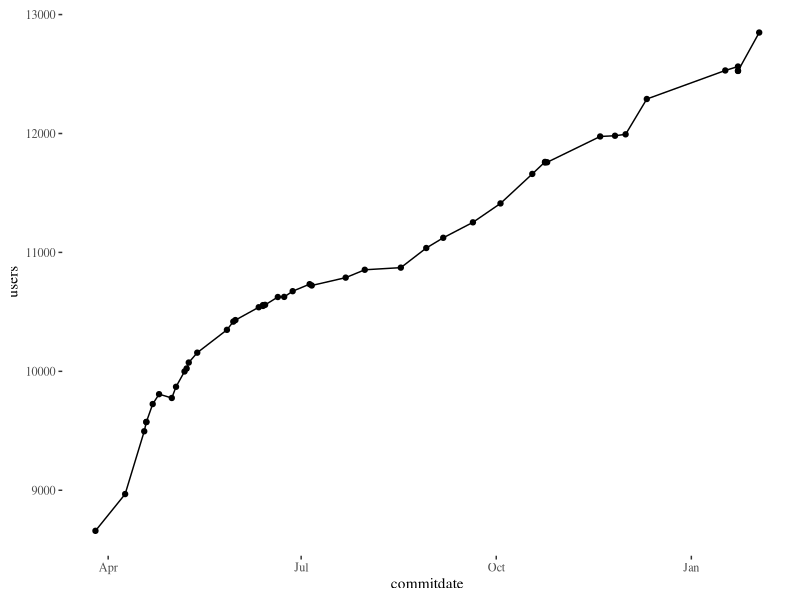
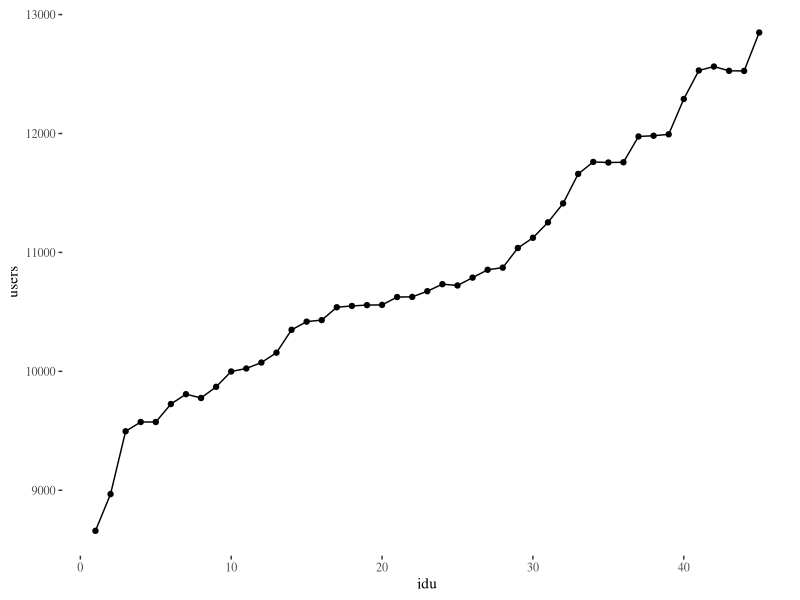
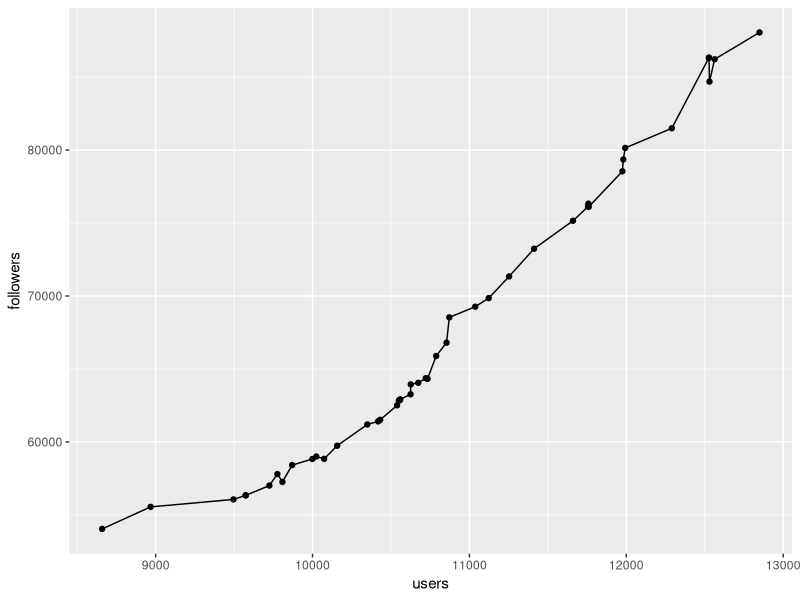
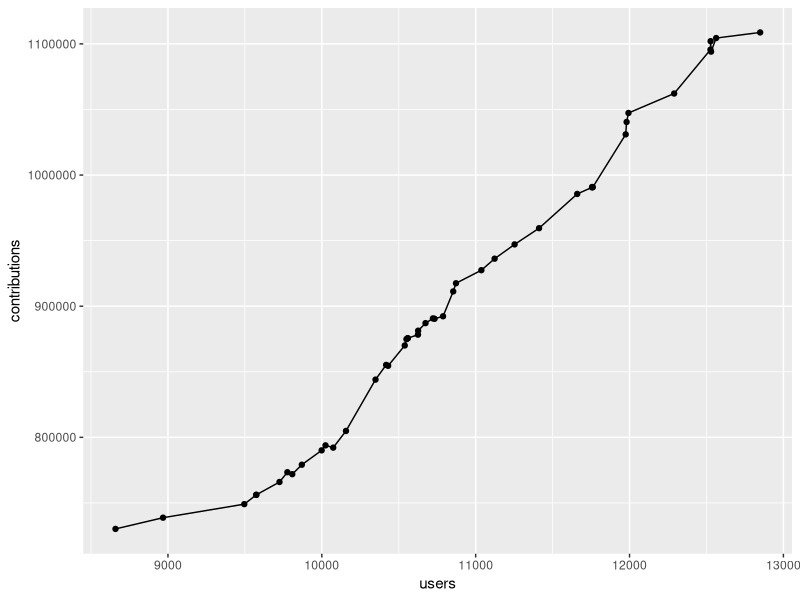
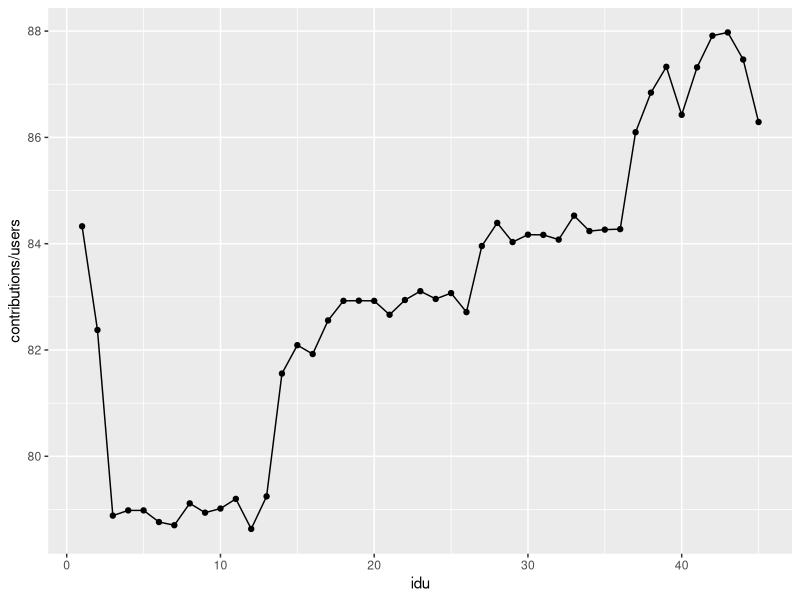

Write the R code that produced these figures, in order.
## ---- echo=FALSE, message=FALSE,results='hide',warning=FALSE-------------
# Extracted from evolution-github-users-Spain.Rmd
#load libraries
library(ggplot2)
library(ggthemes)
# Remember to run first 
# ./get-versions-csv.pl data/processed/aggregated-top-Spain.csv > data/processed/aggregated-top-Spain-evol.csv
agg.top.Spain.evol <- read.csv("../../data/processed/aggregated-top-Spain-evol.csv",sep=';')
agg.top.Spain.evol$idu <- as.numeric(row.names(agg.top.Spain.evol))
agg.top.Spain.evol$commitdate <-as.Date(agg.top.Spain.evol$commitdate)
ggplot(agg.top.Spain.evol,aes(x=commitdate,y=users))+geom_line()+geom_point()+theme_tufte()+scale_x_date()

## ---- echo=FALSE,fig.width=10,fig.height=8-------------------------------
ggplot(agg.top.Spain.evol,aes(x=idu,y=users))+geom_line()+geom_point()+theme_tufte()

## ---- echo=FALSE,fig.width=10,fig.height=8-------------------------------
ggplot(agg.top.Spain.evol,aes(x=users,y=followers))+geom_line()+geom_point()

## ---- echo=FALSE,fig.width=10,fig.height=8-------------------------------
ggplot(agg.top.Spain.evol,aes(x=users,y=contributions))+geom_line()+geom_point()

## ---- echo=FALSE,fig.width=10,fig.height=8-------------------------------
ggplot(agg.top.Spain.evol,aes(x=idu,y=contributions/users))+geom_line()+geom_point()

